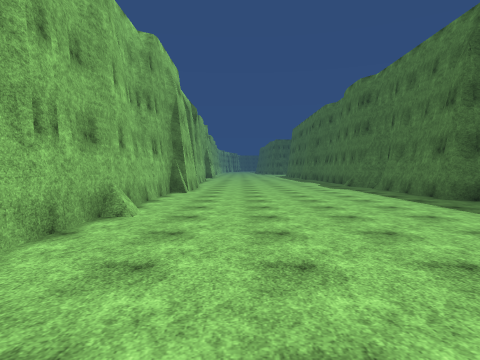
[1] (above)

17 first-person views from a walk through a scene from a Unity 3-D project. The camera is 1.5 m above the floor, tilts 2° down and sees 75° across. The floor is counted in squares, 2 m on a side. Each view is taken from the middle of a square. On the plan, view 1 faces up. The plan holds only what a view shows up to about 10 squares ahead; the rest is blank. The place goes on beyond the plan. The player is left out. Surface patterns are stand-ins for the level's own textures.

[2]
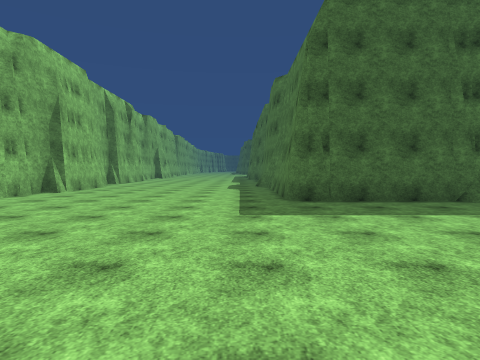

[3]
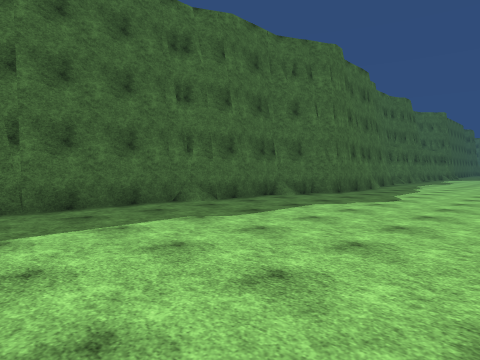

[4]
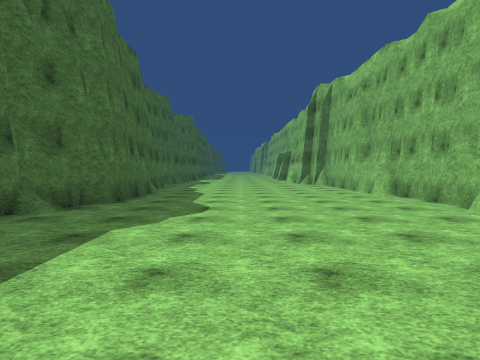

[5]
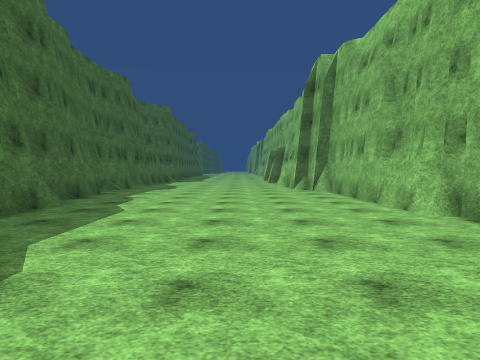

[6]
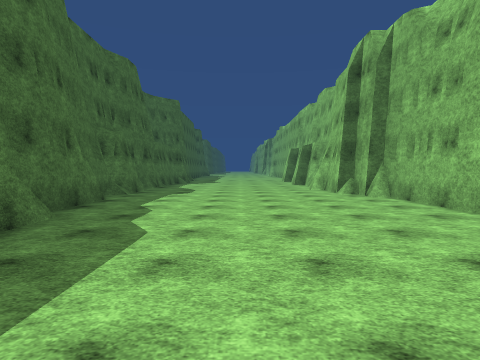

[7]
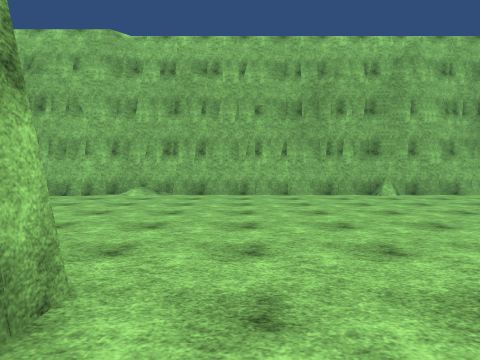

[8]
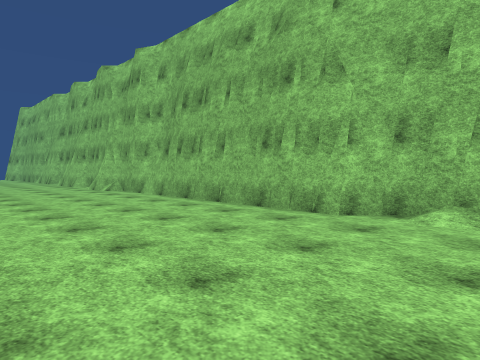

[9]
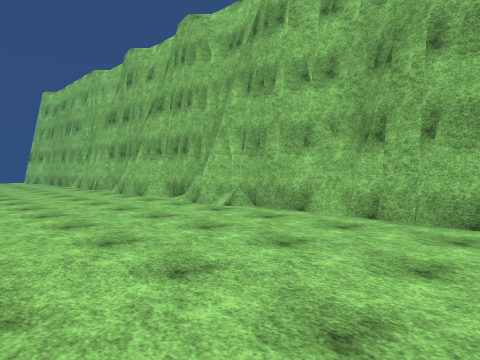

[10]
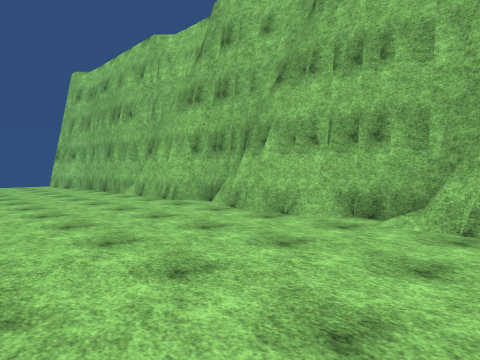

[11]
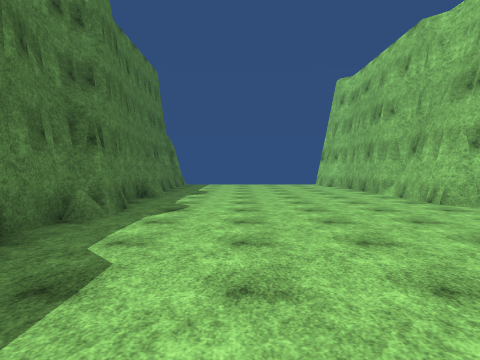

[12]
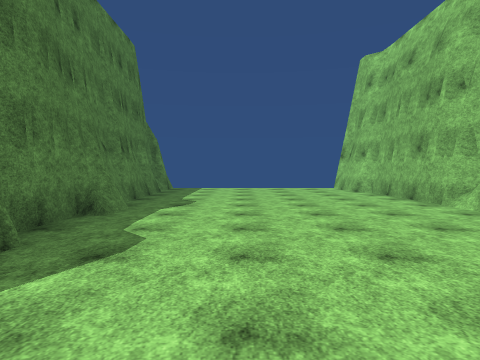

[13]
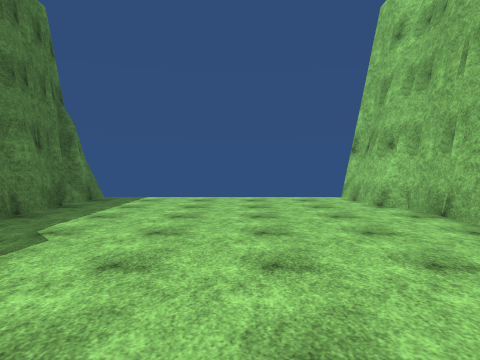

[14]
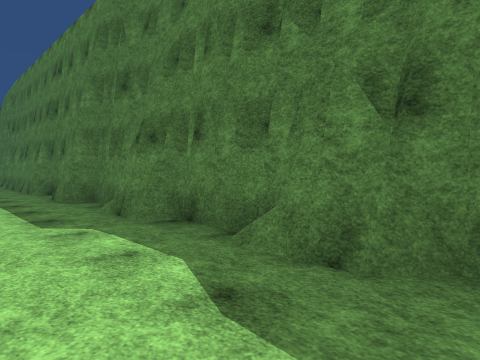

[15]
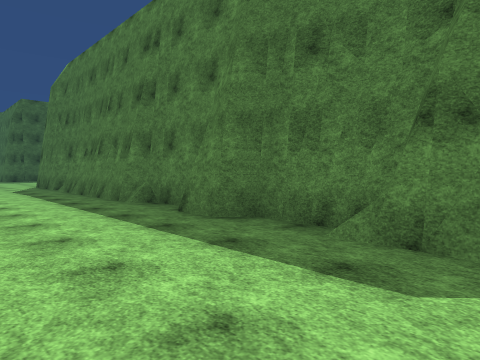

[16]
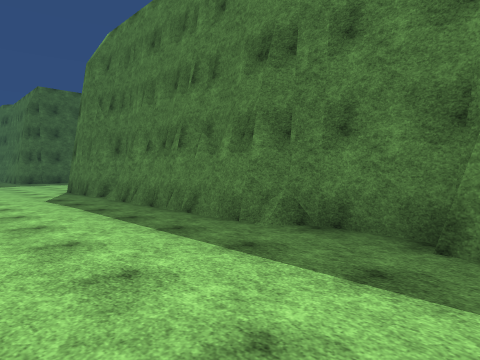

[17]
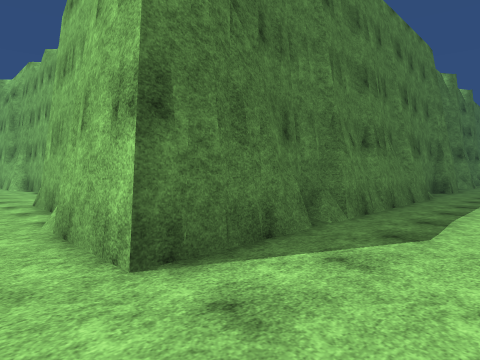

### Floor plan
Points are (right, up) in squares from view 1. A wall is a line through its corners. A room is listed if a view was taken in it or the views show most of it. See-through windows are left out.
Room 1 (views 1, 2, 3, 4, 5, 6, 7, 8, 9, 10, 11, 12, 13, 14, 15, 16, 17)
walls: (5.6, -3.5) (5.7, -2.8) (5.4, -2.5); (5.2, -1.5) (5.2, -0.1) (7.5, -0.1); (5.6, 0) (6.8, -0.1); (5.7, -8.9) (5.6, -8.2) (5.3, -7.8); (8.6, -0.6) (10.4, -0.6); (-1.9, -1.5) (-1.9, -2); (-2.4, -1.8) (-2.2, -2.6); (12.9, -1.5) (16, -1.5) (16, -1.1) (21.8, -1.1); (-1.9, -9.2) (-1.9, -10.1); (-2.2, 1.5) (-2.2, -3) (-1.7, -3.5) (-1.7, -11.7) (-1.3, -12.3); (-2, -9.9) (-1.6, -10.8); (5.7, -13.4) (5.7, -11.7); (5.4, -14) (5.7, -13.9) (5.9, -13.1) (5.6, -11.6) (5.2, -11.2) (5.2, -10.4) (5.7, -10.4) (5.7, -8.3); (15.9, -1.5) (16.4, -1.4); (-1.7, -13.1) (-1.7, -14.5); (-1.9, -13.5) (-1.7, -14.6) (-1.3, -15.4) (-1.3, -16.5); (-2.2, 5.4) (-2.2, 3); (10.1, 6.8) (9.5, 7.3) (9, 7.4); (9.1, 7.4) (5.7, 7.4) (5.2, 7.8) (5.2, 8.8); (-1.7, -14.3) (-1.4, -14.7); (-2.3, 6.5) (-2.2, 5.3) (-2.3, 4.9); (5.9, -16.9) (5.5, -14.8); (13, 6.4) (12.5, 6.8) (11.9, 6.9); (12.4, 6.9) (9.5, 6.9); (5.7, -17.2) (5.8, -16.7); (5.7, -17.2) (5.7, -15) (5.3, -14.6); (18.2, -1.1) (19.8, -0.9); (-1.7, -17) (-1.7, -18.2) (-1.4, -18.5); (5.8, -18.7) (5.6, -18.2); (19.7, -1.1) (20.9, -1); (-2.1, 9.3) (-2.3, 8.7); (-1.7, 9.9) (-2.2, 9.9) (-2.2, 5.9); (17.5, 5.9) (14, 5.9) (13.5, 6.4) (12.6, 6.4); (21.2, -1.1) (21.7, -1); (-1.3, -19.5) (-1.3, -20.5); (21.4, -0.6) (22.3, -0.6); (5.6, -21.1) (5.8, -20.1); (5.7, -21.1) (5.7, -18.5) (5.4, -18.2); (22.2, -0.6) (22.7, -0.5) (22.8, 0); (22.5, -0.1) (23, -0.1); (-1.7, -21) (-1.3, -21.6) (-1.3, -25) (-0.8, -25.5) (-0.8, -26.5); (6, -22.4) (5.9, -21.9); (20.8, 6.4) (17.9, 6.4); (21.8, 6.9) (21.2, 6.9); (5.9, -24.3) (5.8, -23.8); (22.8, 6.5) (22.3, 6.8) (21.7, 6.9); (5.9, -25.3) (5.7, -24.8); (5.7, -25.5) (5.7, -21.8); (-1.3, -24.9) (-1.1, -25.3); (-1, -25.6) (-0.9, -26); (6.1, -26.4) (6.2, -25.9)
low walls: (5.7, -8.8) (5.4, -8.4); (-1.7, 5.4) (-1.7, 5) (-2.2, 5); (12.6, 6.4) (12.1, 6.9); (5.6, -26.5) (6.1, -26.4)

Positions as (right, up) in squares from view 1, and headings:
1: (0, 0), facing up
2: (4, 0), facing up
3: (5, 1), facing up-right
4: (7, 3), facing right
5: (11, 2), facing right
6: (13, 3), facing right
7: (7, 1), facing left
8: (3, -1), facing down-left
9: (3, -7), facing down-left
10: (3, -12), facing down-left
11: (3, -12), facing down
12: (3, -15), facing down
13: (2, -19), facing down
14: (3, -19), facing up-right
15: (2, -15), facing up-right
16: (2, -11), facing up-right
17: (3, 1), facing down-right
